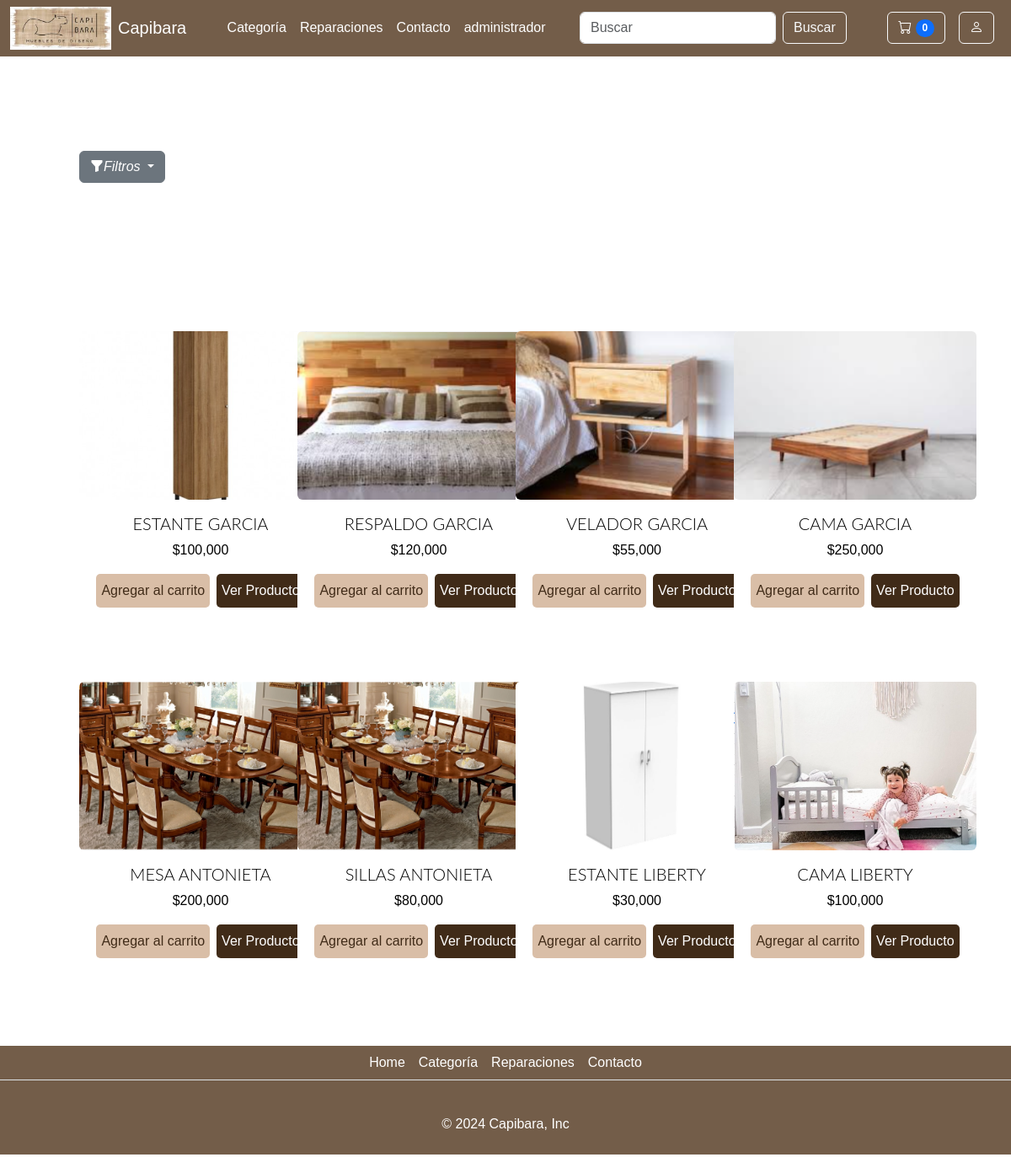
The page /category/ on the database its author committed.
### crud/models.py (models this page shows)
class Product(models.Model):
    ProductId = AutoField(primary_key=True, verbose_name='Id Producto')
    nombre = CharField(max_length=100)
    clasificacion = ForeignKey(Clasification, on_delete=models.CASCADE, default=0)
    tipo = ForeignKey(ProductType, on_delete=models.CASCADE, default=0)
    clase = ForeignKey(ProductClass, on_delete=models.CASCADE, default=0, null=True)
    stock_disponible = IntegerField()
    image = ImageField(upload_to='capibara/images/')
    precio = DecimalField(max_digits=10, decimal_places=0, default=0)
    largo = DecimalField(max_digits=5, decimal_places=2, default=0)
    ancho = DecimalField(max_digits=5, decimal_places=2, default=0)
    alto = DecimalField(max_digits=5, decimal_places=2, default=0)
    materiales_planchas = IntegerField(default=0)
    materiales_tornillos = IntegerField(default=0)
    pegamento = IntegerField(default=0)
    manillas = IntegerField(default=0)
    bisagras = IntegerField(default=0)
    patas_goma = IntegerField(default=0)
    riel = IntegerField(default=0)
    created_at = DateTimeField(verbose_name='Fecha registro', auto_now_add=True)
    updated_at = DateTimeField(verbose_name='Fecha actualización', auto_now=True)

### core/views.py (the view)
# urls.py: path('category/', views.category, name='category'),
def category(request):
  products = Product.objects.all()
  cart = Cart(request)
  cantidad_productos = len(cart)
  return render(request, 'category.html', {'products': products, 'cart': cart, 'cantidad_productos': cantidad_productos})

### cart/cart.py (called while the page is built)
    def __len__(self):
        return sum(item['quantity'] for item in self.cart.values())

### core/templates/category.html (shortened to what this page needs)
{% extends 'layout.html' %}
{% load static %}
{% load humanize %}
{% block content %}
  <div class="container mt-5">
    <div class="dropdown">
      <button class="btn btn-secondary dropdown-toggle" type="button" data-bs-toggle="dropdown" aria-expanded="false">
        <i class="bi bi-funnel-fill ">Filtros</i>
      </button>
    </div>
  </div>
  <div class="container">
    <div class="row">
      {% for product in products %}
        <div class="col-md-3 mb-4">
          <div class="card border-0  mt-5" style="width: 18rem;">
            <img src="{{ product.image.url }}" class="card-img-top img-fluid rounded " style="height: 200px; object-fit: cover;" alt="...">
            <div class="card-body text-center bg-white text-black ">
              <h5 class="card-title fs-5">{{ product.nombre }}</h5>
              <p class="card-text fs-6">${{ product.precio|intcomma }}</p>
              <div class="d-flex justify-content-center">
                <form action="{% url 'cart_add' product.ProductId %}" method="post" class="me-2">
                  <button
                    class="py-2 border-0"
                    type="submit"
                    style="background: #D9BEA7; border-radius: 5px; color: #402B18; transition: background-color 0.3s, color 0.3s;"
                    onmouseover="this.style.background='#f8d9be'; this.style.color='#402B18';"
                    onmouseout="this.style.background='#D9BEA7'; this.style.color='#402B18';"
                  >
                    Agregar al carrito
                  </button>
                </form>
                <button
                  class="py-2 border-0 text-white "
                  style="background: #402B18; border-radius: 5px; color: #BFA38A; transition: background-color 0.3s, color 0.3s;"
                  onmouseover="this.style.background='#5a3c22'; this.style.color='#BFA38A';"
                  onmouseout="this.style.background='#402B18'; this.style.color='#BFA38A';"
                >
                  <a
                    href="{% url 'detalleProducto' product.ProductId %}"
                    class="text-decoration-none"
                    style="color: inherit;"
                  >
                    Ver Producto
                  </a>
                </button>
              </div>
            </div>
          </div>
        </div>
      {% endfor %}
    </div>
  </div>
{% endblock %}

### core/templates/layout.html (shortened to what this page needs)
{% load static %}
<!DOCTYPE html>
<html lang="en">
<head>
  <link href="https://cdn.jsdelivr.net/npm/bootstrap@5.3.3/dist/css/bootstrap.min.css" rel="stylesheet">
  <link rel="stylesheet" href="{% static 'styles.css'%}">
  <link rel="stylesheet" href="https://cdn.jsdelivr.net/npm/bootstrap-icons@1.11.3/font/bootstrap-icons.min.css">
</head>
<body>
  {% include 'partials/navbar.html' %}
  {% block content %}
  {% endblock%}
  {% include 'partials/footer.html' %}
</body>
</html>

### core/templates/partials/navbar.html (shortened to what this page needs)
{% load static %}
<nav class="navbar navbar-expand-lg">
  <div class="container-fluid">
    <img src="{% static 'capibara-logo.png'%}" class="img-logo" alt="">
    <a class="navbar-brand mx-2 text-white" href="/">Capibara</a>
    <div class="collapse navbar-collapse navbarBar" id="navbarSupportedContent">
      <ul class="navbar-nav me-auto mx-auto mb-2 mb-lg-0 d-flex justify-content-center ">
        <li class="nav-item">
          <a class="nav-link active text-white" aria-current="page" href="{% url 'category' %}">Categoría</a>
        </li>
        <li class="nav-item">
          <a class="nav-link text-white" href="{% url 'reparationForm' %}">Reparaciones</a>
        </li>
        <li class="nav-item">
          <a class="nav-link text-white" href="#">Contacto</a>
        </li>
        <li class="nav-item">
          <a class="nav-link active text-white" aria-current="page" href="{% url 'administrador' %}">administrador</a>
        </li>
      </ul>
      <form class="d-flex me-auto" role="search">
        <input class="form-control me-2" type="search" placeholder="Buscar" aria-label="Search">
        <button class="btn btn-outline-light" type="submit">Buscar</button>
      </form>
      <div class="d-flex align-items-center ms-3">
        <button class="btn btn-outline-light me-2">
          <a href="{% url 'cart_detail' %}" class="text-decoration-none ">
            <i class="bi bi-cart icon-cart text-white"></i>
            <span class="badge bg-primary rounded-pill">
              {{ cantidad_productos }}
            </span>
          </a>
        </button>
        {% if user.is_authenticated %}
          {% else %}
            <button class="btn btn-outline-light mx-2">
              <a href="{% url 'account_login' %}" class="text-decoration-none">
                <i class="bi bi-person icon-login text-white"></i>
              </a>
            </button>
        {% endif %}
      </div>
    </div>
  </div>
</nav>

### core/templates/partials/footer.html (shortened to what this page needs)
<div class="wrapper">
  <footer class="footer">
    <div>
      <ul class="nav justify-content-center border-bottom mb-3">
        <li class="nav-item"><a href="#" class="nav-link px-2 text-white">Home</a></li>
        <li class="nav-item"><a href="#" class="nav-link px-2 text-white">Categoría</a></li>
        <li class="nav-item"><a href="#" class="nav-link px-2 text-white">Reparaciones</a></li>
        <li class="nav-item"><a href="#" class="nav-link px-2 text-white">Contacto</a></li>
      </ul>
      <p class="text-center text-white py-4">© 2024 Capibara, Inc</p>
    </div>
  </footer>
</div>

### core/static/styles.css (style rules this page uses)
:root { --color1: #402B18; --color2: #735D49; --color3: #BFA38A; --color4: #D9BEA7; --color5: #260F01; }
.img-logo { width: 120px; }
.navbar { background-color: #735D49; color: white; }
.nav-link { transition: background-color 0.3s ease, border-radius 0.3s ease; border-radius: 10%; }
footer { background-color: #735D49; }
h1, h2, h3, h4, h5, h6, th { font-family: "Lato", sans-serif; font-weight: 300; text-transform: uppercase; }
body, input, select { font-family: "Josefin Sans", sans-serif; }
@media screen and (min-width: 768px) { .container { padding: 4em; } }
@media screen and (min-width: 768px) { .row { flex-direction: row !important; } }
.row { display: flex; align-items: stretch; flex-direction: column-reverse; }

### rows shown on the page
Product: image (picture), nombre "ESTANTE GARCIA", precio "100,000"
Product: image (picture), nombre "RESPALDO GARCIA", precio "120,000"
Product: image (picture), nombre "VELADOR GARCIA", precio "55,000"
Product: image (picture), nombre "CAMA GARCIA", precio "250,000"
Product: image (picture), nombre "MESA ANTONIETA", precio "200,000"
Product: image (picture), nombre "SILLAS ANTONIETA", precio "80,000"
Product: image (picture), nombre "ESTANTE LIBERTY", precio "30,000"
Product: image (picture), nombre "CAMA LIBERTY", precio "100,000"

### other values the page prints
{{ cantidad_productos }} "0"
